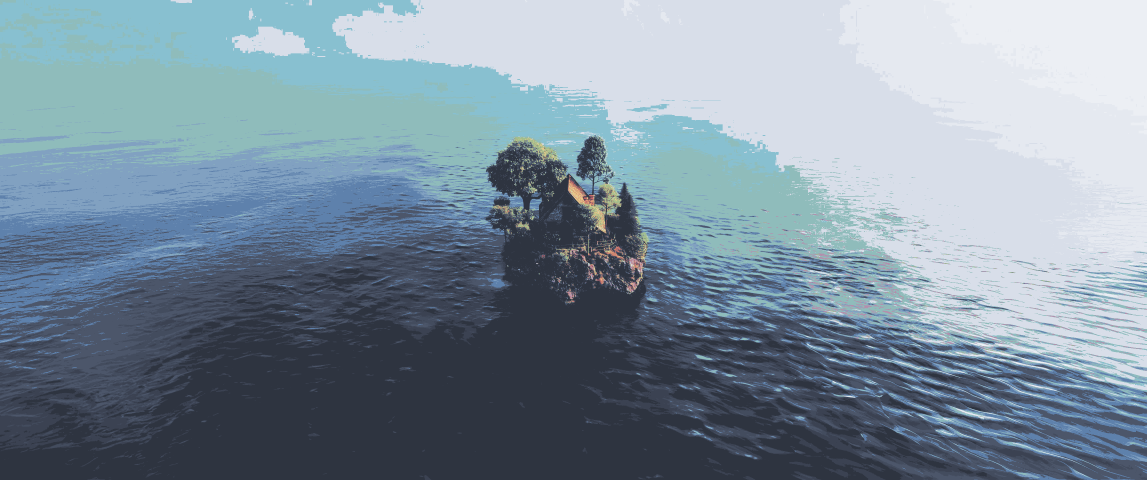
#> input picture Wallpapers/landscape/ultrawide_island.png, 3440 x 1440 px (shown at 1/3 size)
$ python wallpaper_colors.py ../../Wallpapers/landscape/ultrawide_island.png
#> lines starting #> are read from the running program, lines starting #| are printed output that depends on the picture

#!/usr/bin/env python3

import argparse
import colorsys
import os
import subprocess
import sys
import tempfile
from collections import Counter
from pathlib import Path


try:
    from PIL import Image
except ImportError:
    sys.exit("Install Pillow first: pip install pillow")

THEMES_FILE = Path("~/.config/themes/themes.txt").expanduser()
DARK_LUMINANCE = 0.18
LIGHT_LUMINANCE = 0.62
DARK_THRESHOLD = 0.40

# Required output order.
FAMILIES = [
    ("red", 0),
    ("yellow", 60),
    ("green", 120),
    ("orange", 30),
    ("blue", 240),
    ("purple", 285),
    ("aqua", 180),
]


def luminance(rgb):
    def linear(c):
        c /= 255
        return c / 12.92 if c <= 0.04045 else ((c + 0.055) / 1.055) ** 2.4

    r, g, b = (linear(c) for c in rgb)
    return 0.2126 * r + 0.7152 * g + 0.0722 * b


def hsv(rgb):
    h, s, v = colorsys.rgb_to_hsv(*(c / 255 for c in rgb))
    return h * 360, s, v


def hue_distance(a, b):
    d = abs(a - b) % 360
    return min(d, 360 - d)


def hex_color(rgb):
    return "#{:02X}{:02X}{:02X}".format(*rgb)


def extract_colors(image_path):
    with Image.open(image_path) as image:
#> image is the input picture: PIL image 3440x1440 RGB; mean R, G, B 125.6, 143.7, 158.1
        image = image.convert("RGB")
        image.thumbnail((512, 512))
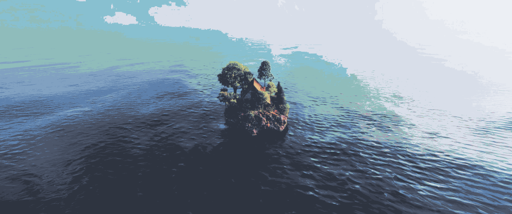
#> image: PIL image 512x214 RGB; mean R, G, B 125.6, 143.7, 158.1
        pixels = list(image.getdata())
#> pixels = 109568 items

    if not pixels:
        raise ValueError("The wallpaper contains no pixels.")

    dark_fraction = sum(
        luminance(pixel) < DARK_LUMINANCE for pixel in pixels
    ) / len(pixels)
#> dark_fraction = 0.415

    # Group similar pixels into color bins and calculate their average RGB.
    bins = Counter(
        (r >> 3, g >> 3, b >> 3) for r, g, b in pixels
    )
#> bins = 749 items
    sums = {}

    for rgb in pixels:
        key = tuple(c >> 3 for c in rgb)
        if key not in sums:
            sums[key] = [0, 0, 0, 0]
        sums[key][0] += 1
        for i, channel in enumerate(rgb, start=1):
            sums[key][i] += channel
#> this loop made 109568 passes
#> (rgb, key) on passes 1 to 3: ((143, 188, 187), (17, 23, 23)), ((142, 188, 189), (17, 23, 23)), ((143, 188, 189), (17, 23, 23))
#> after the loop, sums = 749 items

    candidates = []
    for key, (count, r, g, b) in sums.items():
        rgb = (round(r / count), round(g / count), round(b / count))
        h, s, v = hsv(rgb)
        candidates.append({
            "rgb": rgb,
            "hex": hex_color(rgb),
            "h": h,
            "s": s,
            "v": v,
            "lum": luminance(rgb),
            "count": count,
        })
#> this loop made 749 passes
#> (key, count, rgb, h, s) on passes 1 to 3: ((17, 23, 23), 8613, (143, 188, 187), 178.7, 0.239), ((17, 23, 25), 855, (138, 191, 203), 191.1, 0.32), ((17, 24, 26), 4566, (136, 192, 208), 193.3, 0.346)

    return candidates, dark_fraction


# [36 lines left out: function pick_separated, not called in this run]


def make_dark_shades(candidates, used, count=4):
    """Get four dark shades, synthesizing hue-matched shades if needed."""
    # Prefer the wallpaper's darker colors; favor colors with some saturation.
    dark_candidates = sorted(
        (
            c for c in candidates
            if c["lum"] < DARK_LUMINANCE and c["hex"] not in used
        ),
        key=lambda c: (c["lum"], -c["s"], -c["count"]),
    )

    shades = []
    for c in dark_candidates:
        if c["hex"] not in used:
            shades.append(c["rgb"])
            used.add(c["hex"])
        if len(shades) == count:
            break

    # Use the most saturated wallpaper color as the hue source for any
    # additional shades. Lowering HSV value keeps the hue while making it dark.
    if len(shades) < count:
        source = max(
            candidates,
            key=lambda c: (c["s"], c["count"]),
        )
        h, s, _ = hsv(source["rgb"])
        s = max(s, 0.35)

        for value in (0.30, 0.22, 0.15, 0.10, 0.07, 0.05):
            rgb = tuple(
                round(channel * 255)
                for channel in colorsys.hsv_to_rgb(h / 360, s, value)
            )
            color = hex_color(rgb)

            # Ensure the generated shade is dark and not an exact duplicate.
            if luminance(rgb) < DARK_LUMINANCE and color not in used:
                shades.append(rgb)
                used.add(color)

            if len(shades) == count:
                break

    if len(shades) < count:
        raise ValueError("Could not generate four unique dark shades.")

    # Output lightest to darkest.
    shades.sort(key=luminance, reverse=True)
    return shades


def generate_palette(image_path):
    candidates, dark_fraction = extract_colors(image_path)
    used = set()
    palette = []

    # Colors 1–7: real colors from the wallpaper, nearest target hue first.
    for name, target_hue in FAMILIES:
                # Prefer clear, vivid colors; relax the thresholds if needed.
        pool = [
            c for c in candidates
            if c["hex"] not in used
            and c["s"] >= 0.45
            and c["v"] >= 0.55
        ]

        if not pool:
            pool = [
                c for c in candidates
                if c["hex"] not in used
                and c["s"] >= 0.25
                and c["v"] >= 0.35
            ]

        if not pool:
            pool = [c for c in candidates if c["hex"] not in used]

        if not pool:
            raise ValueError("Not enough unique colors in the wallpaper.")

        best = min(
            pool,
            key=lambda c: (
                hue_distance(c["h"], target_hue),
                -c["s"],
                -c["v"],
                -c["count"],
            ),
        )


        palette.append(best["rgb"])
        used.add(best["hex"])
        # Reorder the first 7 colors: most saturated and bright first.
    palette.sort(
        key=lambda rgb: (
            hsv(rgb)[1] * hsv(rgb)[2],
            hsv(rgb)[1],
            hsv(rgb)[2],
        ),
        reverse=True,
    )

    # Colors 8–11: always dark. Synthesize hue-matched shades when needed.
    palette.extend(make_dark_shades(candidates, used))
#> the loop in make_dark_shades, `for c in dark_candidates:` made 4 passes


    # Colors 8–11: always dark. Synthesize hue-matched shades when needed.
    palette.extend(make_dark_shades(candidates, used))
#> the loop in make_dark_shades (call 2), `for c in dark_candidates:` made 4 passes

        # Color 12: use a bright, saturated image color as the hue source,
    # then make the result brighter and less saturated.
    bright_candidates = [
        c for c in candidates if c["v"] >= 0.50
    ]
    source = max(
        bright_candidates or candidates,
        key=lambda c: (c["s"] * c["v"], c["v"], c["count"]),
    )

    h, s, v = hsv(source["rgb"])
    rgb12 = tuple(
        round(channel * 255)
        for channel in colorsys.hsv_to_rgb(
            h / 360,
            s * 0.35,       # less saturated
            max(v, 0.90),   # bright
        )
    )
    palette.append(rgb12)


    return [hex_color(rgb) for rgb in palette], dark_fraction


def write_palette(colors, output):
    output = output.expanduser()
    output.parent.mkdir(parents=True, exist_ok=True)

    fd, temp_name = tempfile.mkstemp(
        dir=output.parent, prefix=".themes-", suffix=".tmp"
    )

    try:
        with os.fdopen(fd, "w") as file:
            file.write("\n".join(colors) + "\n")
        os.replace(temp_name, output)
    except BaseException:
        if os.path.exists(temp_name):
            os.unlink(temp_name)
        raise


def main():
    parser = argparse.ArgumentParser(
        description="Generate an 11-color wallpaper palette."
    )
    parser.add_argument("image", help="Path to the wallpaper image")
    parser.add_argument(
        "-o", "--output",
        type=Path,
        default=THEMES_FILE,
        help="Output file (default: ~/.config/themes/themes.txt)",
    )
    parser.add_argument(
        "--no-reload",
        action="store_true",
        help="Do not reload Hyprland after writing the palette",
    )
    args = parser.parse_args()

    try:
        colors, dark_fraction = generate_palette(args.image)
        write_palette(colors, args.output)

        if args.output.expanduser().resolve() == THEMES_FILE.resolve():
            update_kitty_theme()
    except (OSError, ValueError) as error:
#> (the run stopped early here; a loop or call above may not have finished)

$ run again, on Wallpapers/landscape/Fantasy-Landscape1.png
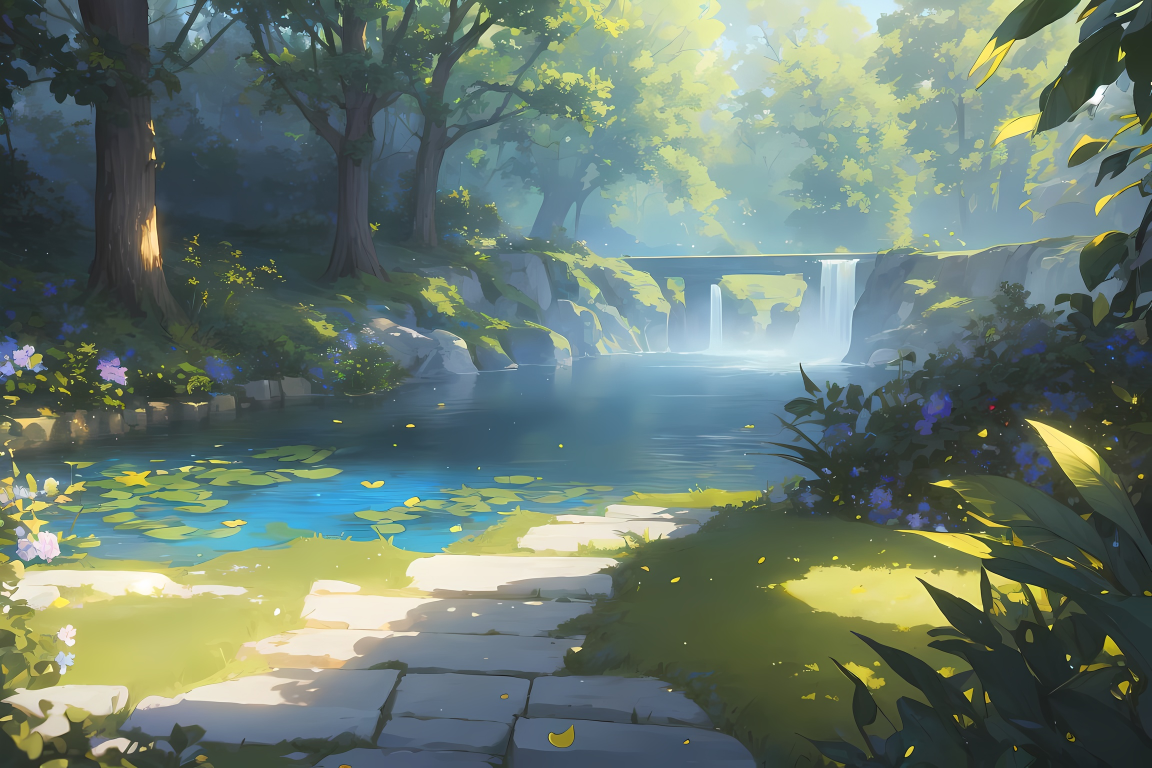
#> input picture Wallpapers/landscape/Fantasy-Landscape1.png, 2304 x 1536 px (shown at 1/2 size)
#> in extract_colors, image is the input picture: PIL image 2304x1536 RGB; mean R, G, B 105.6, 122.5, 111.4
#> in extract_colors, `image.thumbnail((512, 512))`:
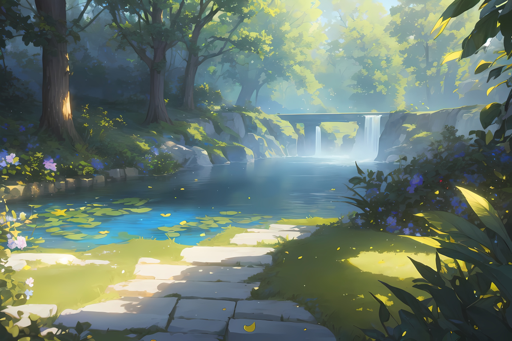
#> image: PIL image 512x341 RGB; mean R, G, B 105.8, 122.6, 111.5
#> pixels = 174592 items
#> dark_fraction = 0.54
#> bins = 3594 items
#> the loop in extract_colors, `for rgb in pixels:` made 174592 passes
#> (rgb, key) on passes 1 to 3: ((38, 45, 38), (4, 5, 4)), ((38, 48, 39), (4, 6, 4)), ((38, 50, 39), (4, 6, 4))
#> the loop in extract_colors, `for key, (count, r, g, b) in sums.items():` made 3594 passes
#> (key, count, rgb, h, s) on passes 1 to 3: ((4, 5, 4), 755, (36, 43, 38), 137.1, 0.163), ((4, 6, 4), 128, (38, 49, 35), 107.1, 0.286), ((5, 6, 5), 2369, (43, 51, 44), 127.5, 0.157)
#> the loop in make_dark_shades, `for c in dark_candidates:` made 4 passes
#> the loop in make_dark_shades (call 2), `for c in dark_candidates:` made 4 passes

$ run again, on Wallpapers/landscape/Lake.png
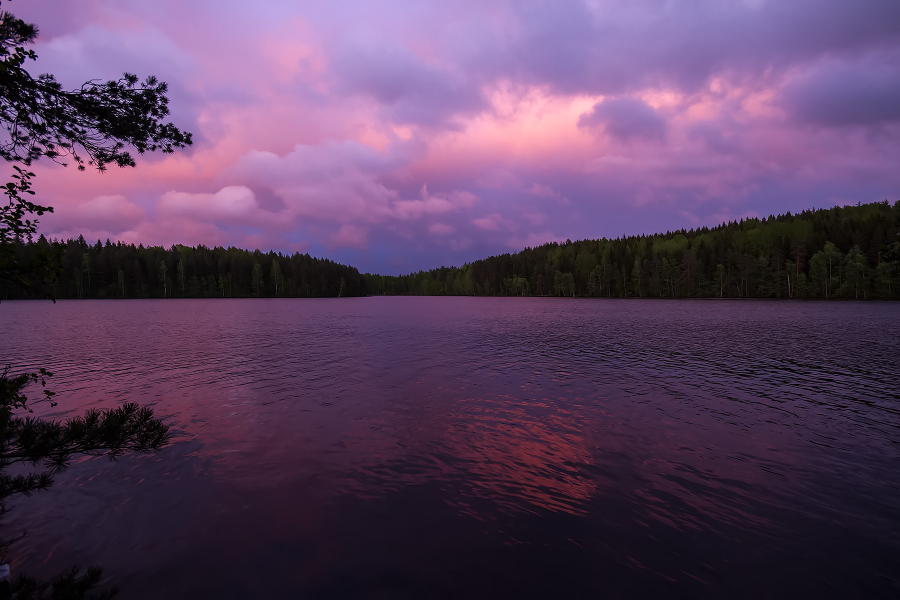
#> input picture Wallpapers/landscape/Lake.png, 1800 x 1200 px (shown at 1/2 size)
#> in extract_colors, image is the input picture: PIL image 1800x1200 RGB; mean R, G, B 90.5, 65.1, 95.9
#> in extract_colors, `image.thumbnail((512, 512))`:
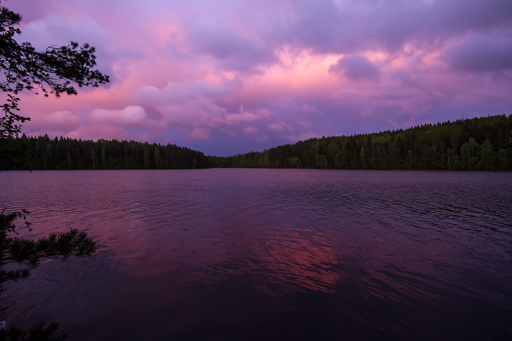
#> image: PIL image 512x341 RGB; mean R, G, B 90.5, 65.1, 95.9
#> pixels = 174592 items
#> dark_fraction = 0.729
#> bins = 1061 items
#> the loop in extract_colors, `for rgb in pixels:` made 174592 passes
#> (rgb, key) on passes 1 to 3: ((135, 91, 149), (16, 11, 18)), ((155, 111, 167), (19, 13, 20)), ((154, 111, 167), (19, 13, 20))
#> the loop in extract_colors, `for key, (count, r, g, b) in sums.items():` made 1061 passes
#> (key, count, rgb, h, s) on passes 1 to 3: ((16, 11, 18), 673, (131, 93, 148), 281.5, 0.372), ((19, 13, 20), 926, (156, 107, 163), 292.5, 0.344), ((17, 12, 19), 1047, (139, 98, 155), 283.2, 0.368)
#> the loop in make_dark_shades, `for c in dark_candidates:` made 4 passes
#> the loop in make_dark_shades (call 2), `for c in dark_candidates:` made 4 passes
